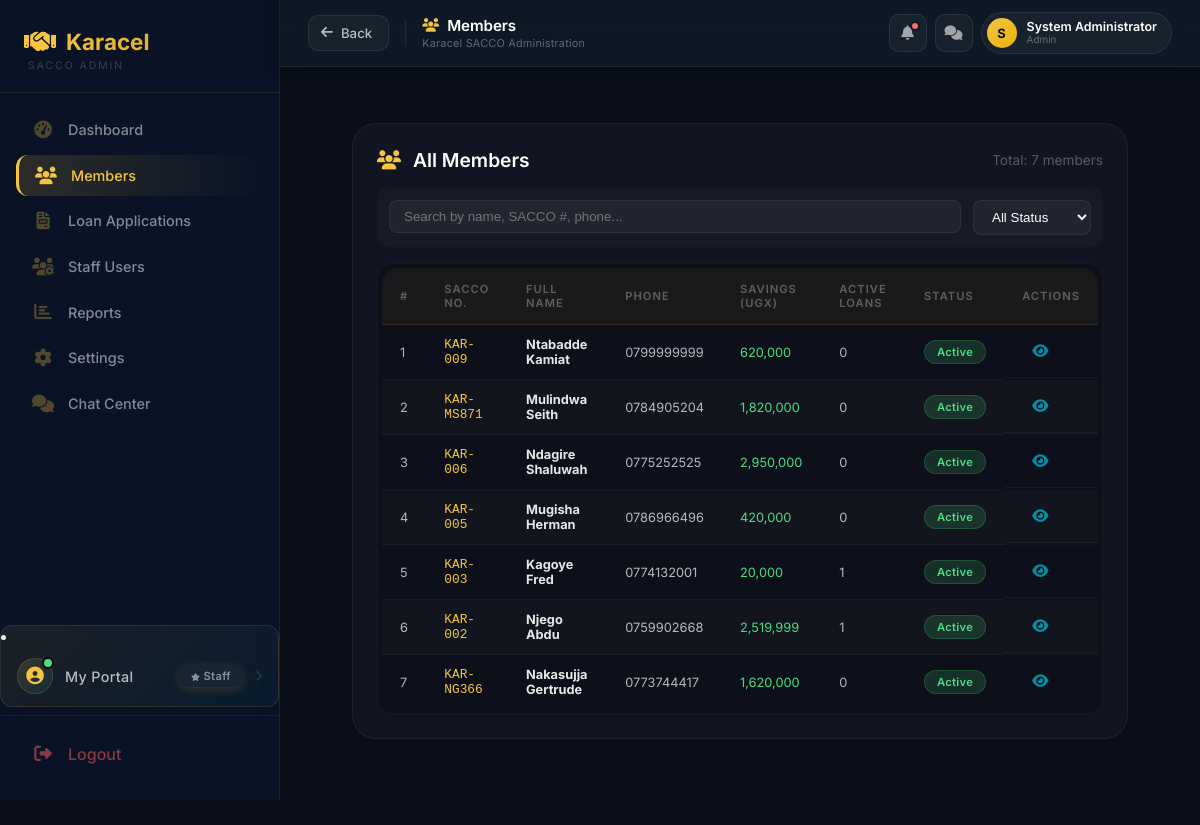
The app's page /admin/dashboard (signed in), older data.
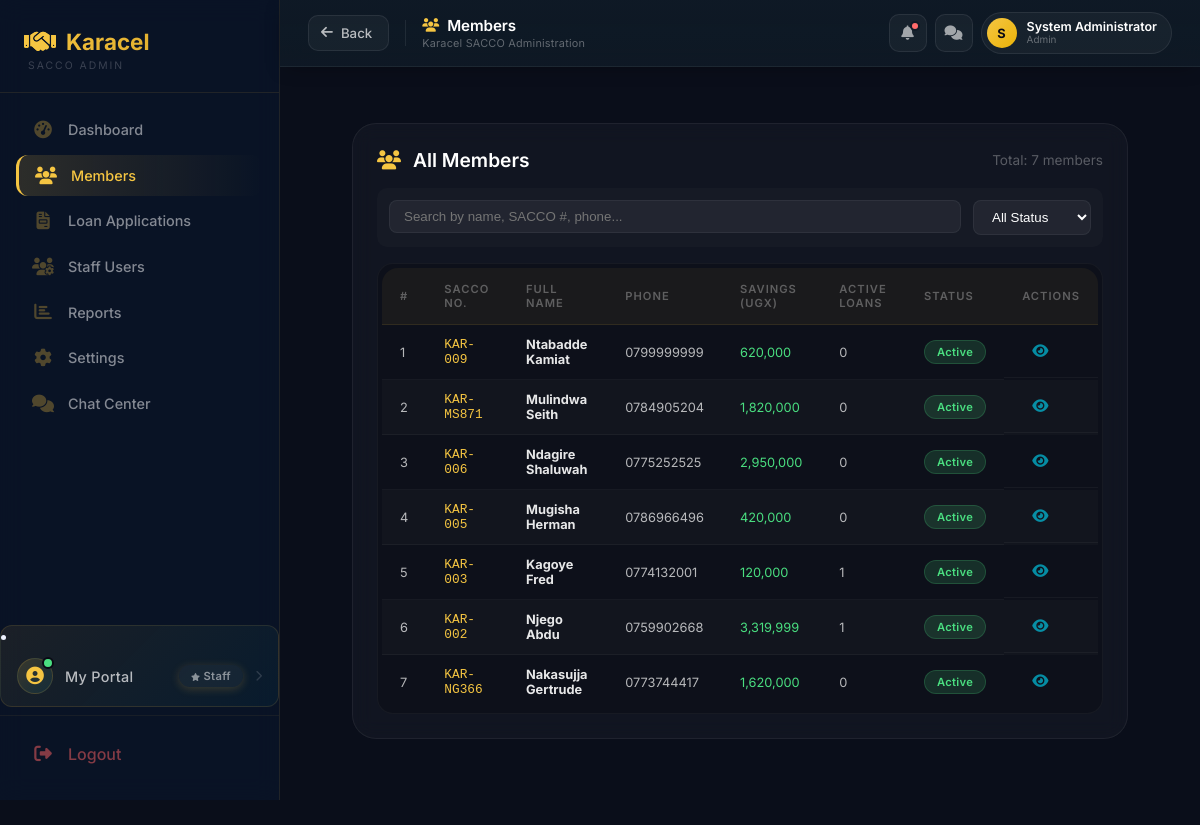
The same page, newer data.
### tables this page shows
CREATE TABLE users (
        id INTEGER PRIMARY KEY AUTOINCREMENT,
        full_name TEXT NOT NULL,
        gender TEXT,
        dob TEXT,
        sacco_number TEXT UNIQUE NOT NULL,
        email TEXT,
        phone TEXT,
        address TEXT,
        password TEXT NOT NULL,
        role TEXT DEFAULT 'member',
        status TEXT DEFAULT 'active',
        savings_balance REAL DEFAULT 0,
        next_of_kin_name TEXT,
        relationship TEXT,
        next_of_kin_phone TEXT,
        registration_date TIMESTAMP DEFAULT CURRENT_TIMESTAMP
    , kai_shares INTEGER DEFAULT 0, ks_shares INTEGER DEFAULT 0, kac_paid INTEGER DEFAULT 0, kac_paid_date TEXT, registration_fee_paid INTEGER DEFAULT 0, registration_fee_paid_date TEXT, account_number TEXT);

### app.py (the view, shortened to what this page needs)
@app.route("/admin/dashboard")
def admin_dashboard():
    if session.get("role") != "admin":
        return redirect("/login")
    conn = get_db()
    total_members = conn.execute("""
        SELECT COUNT(*) FROM users WHERE LOWER(role) = 'member'
    """).fetchone()[0]
    total_savings = conn.execute("""
        SELECT COALESCE(SUM(savings_balance), 0)
        FROM users
        WHERE LOWER(role) = 'member'
    """).fetchone()[0]
    monthly_savings = conn.execute("""
        SELECT COALESCE(SUM(amount), 0)
        FROM savings_deposits
        WHERE deposit_date >= date('now', 'start of month')
    """).fetchone()[0]
    total_deposits = conn.execute("""
        SELECT COUNT(*) FROM savings_deposits
    """).fetchone()[0]
    recent_deposits = conn.execute("""
        SELECT sd.*, u.full_name, u.sacco_number
        FROM savings_deposits sd
        JOIN users u ON sd.user_id = u.id
        ORDER BY sd.deposit_date DESC
        LIMIT 5
    """).fetchall()
    members = conn.execute("""
        SELECT
            u.*,
            COALESCE((SELECT COUNT(*) FROM loans WHERE user_id = u.id AND status IN ('approved', 'disbursed', 'active')), 0) as active_loans_count
        FROM users u
        WHERE LOWER(u.role) = 'member'
        ORDER BY u.id DESC
    """).fetchall()
    total_loans = conn.execute("""
        SELECT COALESCE(SUM(amount), 0)
        FROM loans
        WHERE status IN ('approved', 'disbursed', 'active')
    """).fetchone()[0]
    active_loans = conn.execute("""
        SELECT COUNT(*)
        FROM loans
        WHERE status IN ('approved', 'disbursed', 'active')
    """).fetchone()[0]
    pending_loans = conn.execute("""
        SELECT COUNT(*)
        FROM loans
        WHERE status = 'pending'
    """).fetchone()[0]
    approved_loans = conn.execute("""
        SELECT COUNT(*)
        FROM loans
        WHERE status = 'approved'
    """).fetchone()[0]
    rejected_loans = conn.execute("""
        SELECT COUNT(*)
        FROM loans
        WHERE status = 'rejected'
    """).fetchone()[0]
    disbursed_loans = conn.execute("""
        SELECT COUNT(*)
        FROM loans
        WHERE status = 'disbursed'
    """).fetchone()[0]
    completed_loans = conn.execute("""
        SELECT COUNT(*)
        FROM loans
        WHERE status = 'completed'
    """).fetchone()[0]
    loan_applications = conn.execute("""
        SELECT
            l.*,
            u.full_name,
            u.savings_balance,
            COALESCE((SELECT COUNT(*) FROM loan_guarantors WHERE loan_id = l.id AND status = 'active'), 0) as total_guarantors,
            COALESCE((SELECT COUNT(*) FROM loan_guarantors WHERE loan_id = l.id AND status = 'pending'), 0) as pending_guarantors
        FROM loans l
        JOIN users u ON l.user_id = u.id
        ORDER BY
            CASE
                WHEN l.status = 'pending' THEN 1
                WHEN l.status = 'approved' THEN 2
                WHEN l.status = 'disbursed' THEN 3
                WHEN l.status = 'active' THEN 4
                WHEN l.status = 'completed' THEN 5
                WHEN l.status = 'rejected' THEN 6
            END,
            l.application_date DESC
        LIMIT 50
    """).fetchall()
    recent_activities = conn.execute("""
        SELECT 'deposit' as type, sd.amount, sd.deposit_date as date, u.full_name, u.sacco_number
        FROM savings_deposits sd
        JOIN users u ON sd.user_id = u.id
        UNION ALL
        SELECT 'repayment' as type, r.amount, r.payment_date as date, u.full_name, u.sacco_number
        FROM repayments r
        JOIN users u ON r.user_id = u.id
        WHERE r.status = 'completed'
        ORDER BY date DESC
        LIMIT 10
    """).fetchall()
    staff_users = conn.execute("""
        SELECT
            u.*,
            COUNT(DISTINCT l.id) as loans_processed,
            COUNT(DISTINCT sd.id) as deposits_processed
        FROM users u
        LEFT JOIN loans l ON l.user_id = u.id
        LEFT JOIN savings_deposits sd ON sd.user_id = u.id
        WHERE LOWER(u.role) IN ('admin', 'chairperson', 'treasurer', 'secretary', 'publicity')
        GROUP BY u.id
        ORDER BY
            CASE
                WHEN LOWER(u.role) = 'admin' THEN 1
                WHEN LOWER(u.role) = 'chairperson' THEN 2
                WHEN LOWER(u.role) = 'treasurer' THEN 3
                WHEN LOWER(u.role) = 'secretary' THEN 4
                WHEN LOWER(u.role) = 'publicity' THEN 5
            END,
            u.full_name
    """).fetchall()
    staff_counts = {
        'treasurer': conn.execute("SELECT COUNT(*) FROM users WHERE LOWER(role) = 'treasurer'").fetchone()[0],
        'secretary': conn.execute("SELECT COUNT(*) FROM users WHERE LOWER(role) = 'secretary'").fetchone()[0],
        'publicity': conn.execute("SELECT COUNT(*) FROM users WHERE LOWER(role) = 'publicity'").fetchone()[0],
        'admin': conn.execute("SELECT COUNT(*) FROM users WHERE LOWER(role) IN ('admin', 'chairperson')").fetchone()[0]
    }
    today = datetime.now().strftime('%Y-%m-%d')
    settings = {}
    try:
        conn.row_factory = sqlite3.Row
        settings_row = conn.execute("SELECT * FROM system_settings LIMIT 1").fetchone()
        if settings_row:
            settings = dict(settings_row)
    except Exception as e:
        print(f"Error loading settings: {e}")
        settings = {
            'sacco_name': 'Karacel Association',
            'registration_number': 'SACCO/REG/2024/001',
            'savings_interest_rate': 6.5,
            'loan_interest_rate': 12,
            'penalty_rate': 5,
            'max_loan_amount': '10,000,000',
            'min_loan_amount': '10,000',
            'max_tenure': 24,
            'kai_share_price': 100000,
            'ks_share_price': 10000,
            'kac_annual_fee': 100000,
            'registration_fee': 20000
        }
    conn.close()
    return render_template(
        "admin/admin-dashboard.html",
        members=members,
        total_members=total_members,
        total_savings=total_savings,
        monthly_savings=monthly_savings,
        total_deposits=total_deposits,
        recent_deposits=recent_deposits,
        total_loans=total_loans,
        active_loans=active_loans,
        pending_loans=pending_loans,
        approved_loans=approved_loans,
        rejected_loans=rejected_loans,
        disbursed_loans=disbursed_loans,
        completed_loans=completed_loans,
        loan_applications=loan_applications,
        recent_activities=recent_activities,
        staff_users=staff_users,
        staff_counts=staff_counts,
        today=today,
        now=datetime.now(),
        settings=settings
    )

### app.py (called while the page is built)
def get_db():
    conn = sqlite3.connect("sacco.db")
    conn.row_factory = sqlite3.Row
    return conn

@app.context_processor
def inject_globals():
    from datetime import datetime
    completed_loans = 0
    try:
        if 'user_id' in session:
            role = session.get('role', '')
            if role in ['treasurer', 'admin', 'chairperson']:
                db = get_db()
                completed_loans = db.execute("SELECT COUNT(*) FROM loans WHERE status = 'completed'").fetchone()[0]
                db.close()
    except Exception as e:
        print(f"Error getting completed_loans: {e}")
    return {
        'now': datetime.now(),
        'completed_loans': completed_loans
    }

### templates/admin/admin-dashboard.html (shortened to what the changed rows need)
{% extends "admin/admin-base.html" %}
{% block content %}
<main class="admin-main-content">
    <div id="members-panel" class="content-panel">
        <div class="action-card">
            <div class="table-wrapper">
                <table class="styled-table" id="membersTable">
                    <thead>
                        <tr>
                            <th>#</th>
                            <th>SACCO No.</th>
                            <th>Full Name</th>
                            <th>Phone</th>
                            <th>Savings (UGX)</th>
                            <th>Active Loans</th>
                            <th>Status</th>
                            <th>Actions</th>
                        </tr>
                    </thead>
                    <tbody>
                        {% if members %}
                            {% for member in members %}
                            <tr data-status="{{ member.status }}" data-name="{{ member.full_name|lower }}" data-sacco="{{ member.sacco_number|lower }}" data-phone="{{ member.phone or '' }}">
                                <td>{{ loop.index }}</td>
                                <td style="color:#f5c542; font-family:monospace;">{{ member.sacco_number }}</td>
                                <td><strong>{{ member.full_name }}</strong></td>
                                <td>{{ member.phone or '-' }}</td>
                                <td style="color:#4ade80;">{{ "{:,.0f}".format(member.savings_balance or 0) }}</td>
                                <td>{{ member.active_loans_count or 0 }}</td>
                                <td>
                                    {% if member.status == 'active' %}
                                        <span class="badge success">Active</span>
                                    {% elif member.status == 'pending' %}
                                        <span class="badge warning">Pending</span>
                                    {% else %}
                                        <span class="badge danger">{{ member.status|title }}</span>
                                    {% endif %}
                                </td>
                                <td class="action-btns">
                                    <button class="view-btn" onclick="viewMember('{{ member.id }}')" title="View Details">
                                        <i class="fas fa-eye"></i>
                                    </button>
                                </td>
                            </tr>
                            {% endfor %}
                        {% else %}
                            <tr>
                                <td colspan="8" style="text-align:center; padding:30px; color: rgba(255,255,255,0.3);">
                                    No registered members found
                                </td>
                            </tr>
                        {% endif %}
                    </tbody>
                </table>
            </div>
        </div>
    </div>
</main>
{% endblock %}

Row changes from the older to the newer data that the page shows:
changed users "KAR-003": savings_balance "20,000" → "120,000"
changed users "KAR-002": savings_balance "2,519,999" → "3,319,999"
